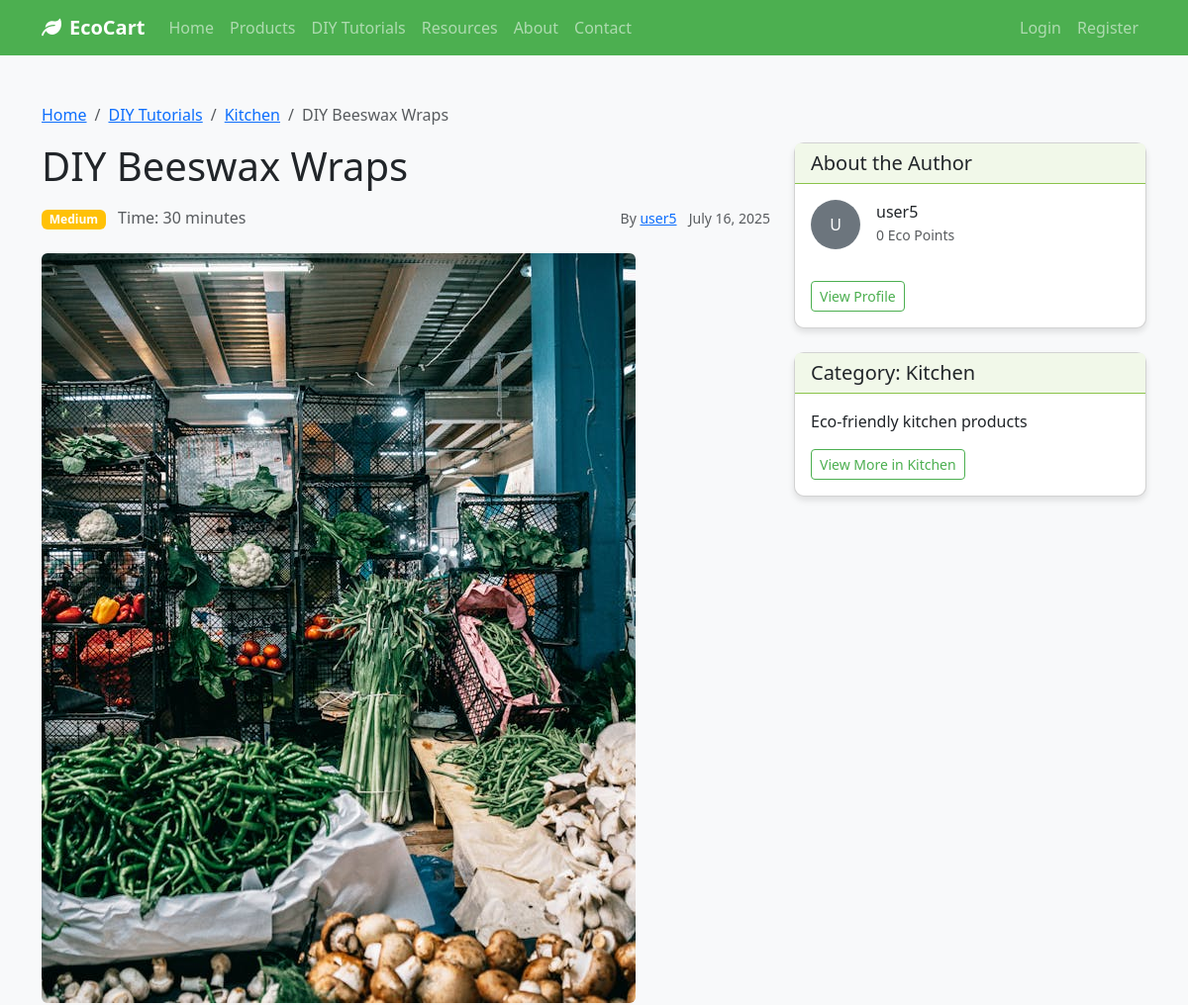
The app's page /diy/diy-beeswax-wraps/ (upper part), older data.
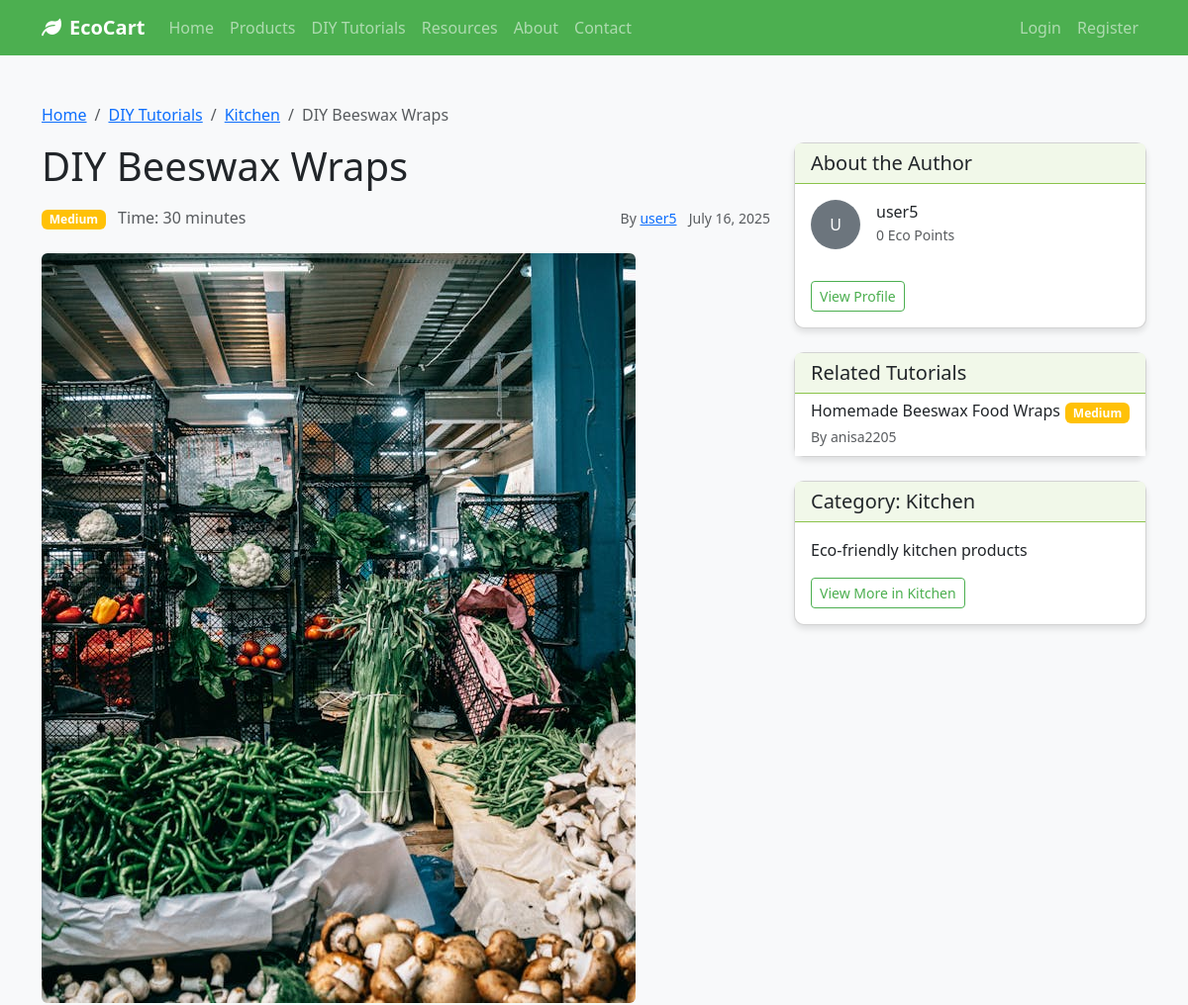
The same page, newer data.
### greenapp/models.py (models this page shows, shortened)
class DIY(models.Model):
    title = models.CharField(max_length=200)
    slug = models.SlugField(max_length=200, unique=True, blank=True)
    author = models.ForeignKey(User, on_delete=models.CASCADE, related_name='diy_tutorials')
    category = models.ForeignKey(Category, on_delete=models.SET_NULL, null=True, related_name='diy_tutorials')
    description = models.TextField()
    materials = models.TextField(help_text="List the materials needed for this DIY project")
    instructions = models.TextField(help_text="Step-by-step instructions for the DIY project")
    image = models.ImageField(upload_to='diy/%Y/%m/%d', blank=True)
    document = models.FileField(upload_to='diy/documents/%Y/%m/%d', blank=True)
    difficulty = models.CharField(max_length=10, choices=[
        ('easy', 'Easy'),
        ('medium', 'Medium'),
        ('hard', 'Hard')
    ], default='medium')
    time_required = models.CharField(max_length=100, help_text="Estimated time to complete (e.g., '30 minutes', '2 hours')")
    created = models.DateTimeField(auto_now_add=True)
    updated = models.DateTimeField(auto_now=True)
    class Meta:
        verbose_name = 'DIY Tutorial'
        verbose_name_plural = 'DIY Tutorials'
        ordering = ['-created']

### greenapp/views.py (the view)
# urls.py: path('diy/<slug:slug>/', views.DIYDetailView.as_view(), name='diy_detail'),
class DIYDetailView(DetailView):
    model = DIY
    template_name = 'greenapp/diy_detail.html'
    context_object_name = 'tutorial'
    def get_context_data(self, **kwargs):
        context = super().get_context_data(**kwargs)
        context['comment_form'] = DIYCommentForm()
        context['comments'] = self.object.comments.all()
        if self.object.category:
            context['related_tutorials'] = DIY.objects.filter(
                category=self.object.category
            ).exclude(id=self.object.id).exclude(slug='')[:3]
        else:
            context['related_tutorials'] = DIY.objects.exclude(id=self.object.id).exclude(slug='')[:3]
        if self.request.user.is_authenticated:
            VisitLog.objects.create(
                user=self.request.user,
                page_visited=f'DIY: {self.object.title}',
                ip_address=self.request.META.get('REMOTE_ADDR')
            )
        elif self.request.session.session_key:
            VisitLog.objects.create(
                session_key=self.request.session.session_key,
                page_visited=f'DIY: {self.object.title}',
                ip_address=self.request.META.get('REMOTE_ADDR')
            )
        return context

### greenapp/context_processors.py (called while the page is built)
def media_url(request):
    return {'MEDIA_URL': settings.MEDIA_URL}

### templates/greenapp/diy_detail.html (shortened to what the changed rows need)
{% extends 'greenapp/base.html' %}
{% block content %}
<div class="container py-5">
    <div class="row">
        <div class="col-md-8">
            <h1 class="mb-3">{{ tutorial.title }}</h1>
        </div>
        <div class="col-md-4">
            {% if related_tutorials %}
            <div class="card mb-4">
                <div class="card-header">
                    <h5 class="mb-0">Related Tutorials</h5>
                </div>
                <div class="card-body p-0">
                    <div class="list-group list-group-flush">
                        {% for related in related_tutorials %}
                        {% if related.slug %}
                        <a href="{% url 'diy_detail' related.slug %}" class="list-group-item list-group-item-action">
                            <div class="d-flex justify-content-between align-items-center">
                                <h6 class="mb-1">{{ related.title }}</h6>
                                <span class="badge {% if related.difficulty == 'easy' %}bg-success{% elif related.difficulty == 'medium' %}bg-warning{% else %}bg-danger{% endif %}">
                                    {{ related.difficulty|title }}
                                </span>
                            </div>
                            <small class="text-muted">By {{ related.author.username }}</small>
                        </a>
                        {% endif %}
                        {% endfor %}
                    </div>
                </div>
            </div>
            {% endif %}
        </div>
    </div>
</div>
{% endblock %}

Row changes from the older to the newer data that the page shows:
added DIY: title "Homemade Beeswax Food Wraps", difficulty "Medium", author.username "anisa2205"
Text that changed along with them:
text now shown: "Related Tutorials"
